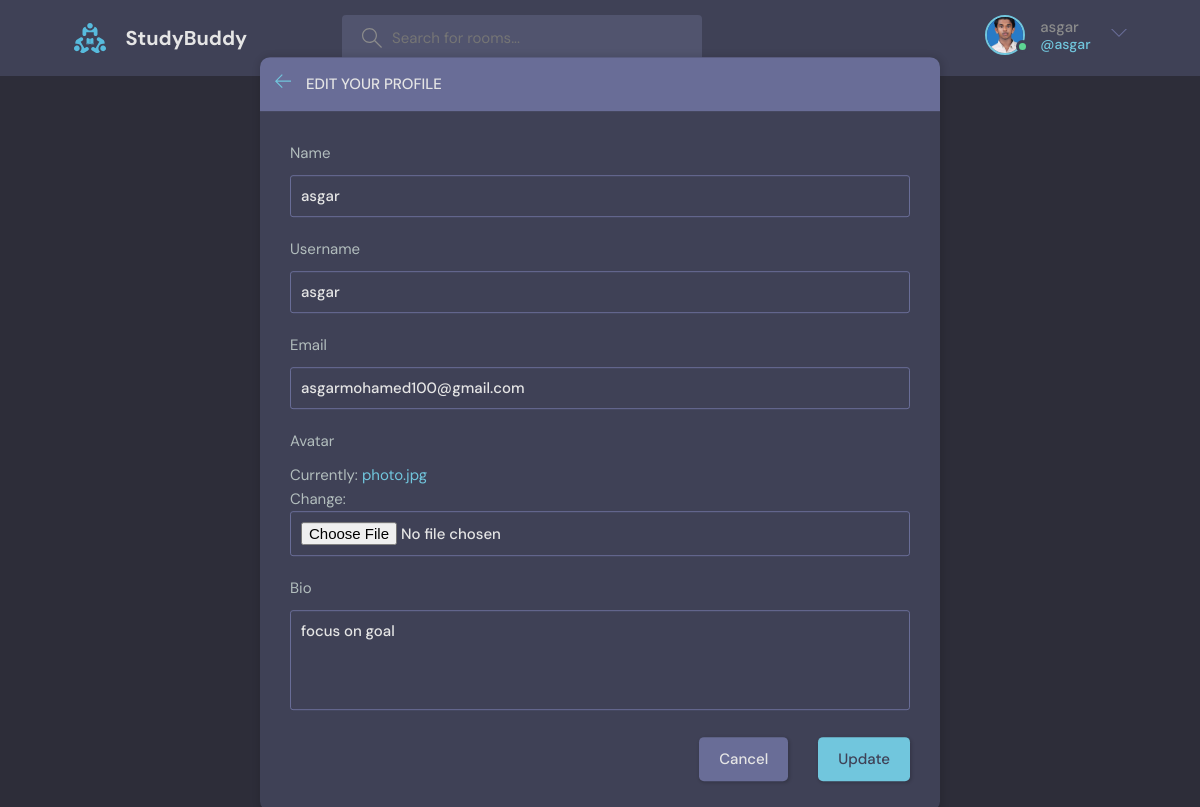
Before: /update-user/ (signed in) with the older database file.
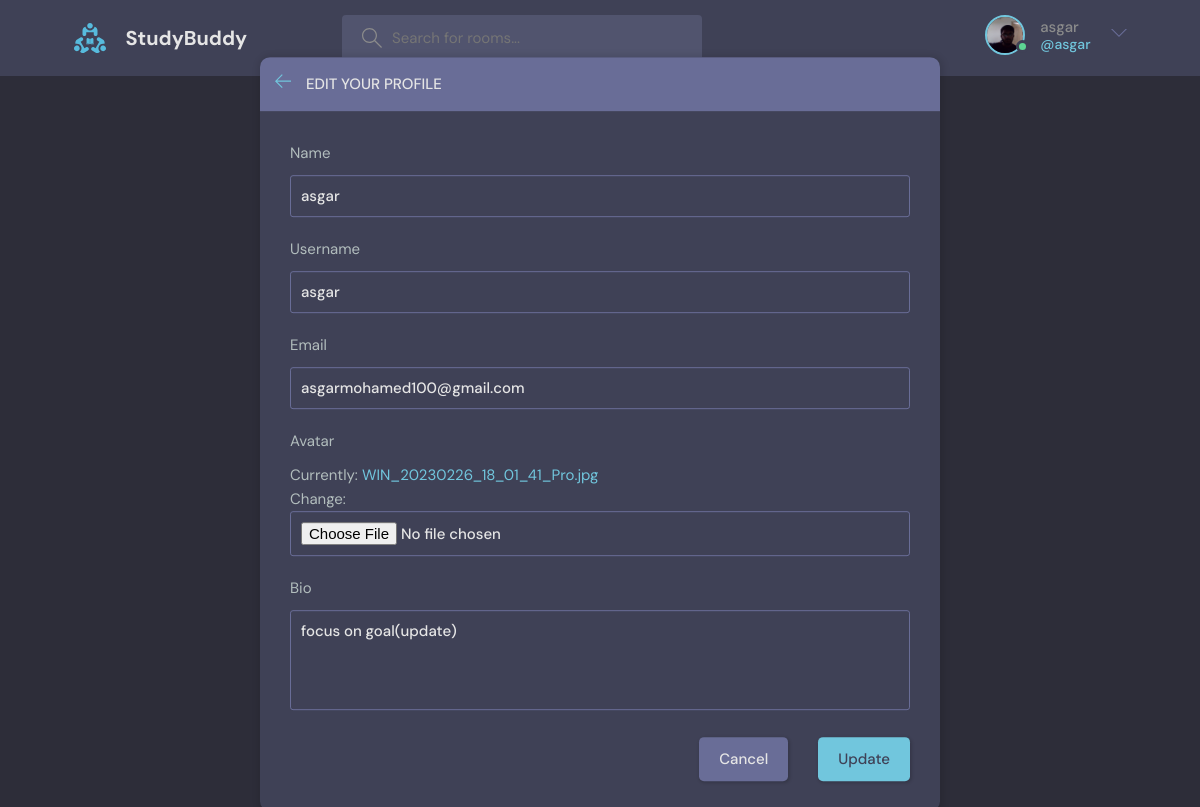
After: the same page with the newer database file.
### base/models.py (models this page shows)
class User(AbstractUser):
    name = models.CharField(max_length=200,null=True)
    email = models.EmailField(unique=True,null=True)
    bio = models.TextField(null=True)
    avatar=models.ImageField(null=True,default="avatar.svg")
    USERNAME_FIELD = 'email'
    REQUIRED_FIELDS = []

### base/views.py (the view)
# urls.py: path('update-user/',views.updateUser,name="update-user"),
@login_required(login_url='login')
def updateUser(request):
    user = request.user
    form = UserForm(instance=user)
    if request.method == 'POST':
        form = UserForm(request.POST, request.FILES, instance=user)
        if form.is_valid():
            form.save()
            return redirect('user-profile',pk=user.id)
    return render(request, 'base/update-user.html',{'form':form})

### base/forms.py
class UserForm(ModelForm):
    class Meta:
        model = User
        fields = ['name','username','email','avatar','bio']

### base/templates/base/update-user.html (shortened to what this page needs)
{%extends 'main.html'%}
{% block content%}
    <main class="update-account layout">
        <div class="container">
            <div class="layout__box">
                <div class="layout__boxHeader">
                    <div class="layout__boxTitle">
                        <a href="{%url 'home' %}">
                            <svg version="1.1" xmlns="http://www.w3.org/2000/svg" width="32" height="32"
                                viewBox="0 0 32 32">
                                <title>arrow-left</title>
                                <path
                                    d="M13.723 2.286l-13.723 13.714 13.719 13.714 1.616-1.611-10.96-10.96h27.625v-2.286h-27.625l10.965-10.965-1.616-1.607z">
                                </path>
                            </svg>
                        </a>
                        <h3>Edit your profile</h3>
                    </div>
                </div>
                <div class="layout__body">
                    <form class="form" action="" method="POST" enctype="multipart/form-data">
                      {%for field in form%}
                      <div class="form__group">
                            <label for="profile_pic">{{field.label}}</label>
                            {{field}}
                      </div>
                      {%endfor%}
                        <div class="form__action">
                            <a class="btn btn--dark" href="{% url 'home'%}">Cancel</a>
                            <button class="btn btn--main" type="submit">Update</button>
                        </div>
                    </form>
                </div>
            </div>
        </div>
    </main>
    {%endblock%}

### templates/navigation.html (shortened to what this page needs)
{%load static%}
<header class="header header--loggedIn">
    <div class="container">
      <a href="{% url 'home' %}" class="header__logo">
        <img src="{% static 'images/logo.svg' %}" />
        <h1>StudyBuddy</h1>
      </a>
      <form class="header__search" method="GET" action="{% url 'home' %}">
        <label>
          <input name="q" placeholder="Search for rooms..." />
        </label>
      </form>
      <nav class="header__menu">
        {% if request.user.is_authenticated %}
        <div class="header__user">
          <a href="{%url 'update-user' %}">
            <div class="avatar avatar--medium active">
              <img src="{{request.user.avatar.url}}" />
            </div>
            <p>{{request.user.username}} <span>@{{request.user.username}}</span></p>
          </a>
          <button class="dropdown-button">
            <svg version="1.1" xmlns="http://www.w3.org/2000/svg" width="32" height="32" viewBox="0 0 32 32">
              <title>chevron-down</title>
              <path d="M16 21l-13-13h-3l16 16 16-16h-3l-13 13z"></path>
            </svg>
          </button>
        </div>
        {%else%}
        <a href="{% url 'login' %}">
          <img src="{% static 'images/avatar.svg'%}" />
          <p>Login</p>
        </a>
        {% endif %}
      </nav>
    </div>
  </header>

Changed rows visible on the page:
changed User "asgar": user.avatar: a different picture; bio "focus on goal" → "focus on goal(update)"
Other visible differences:
text no longer shown: "Currently: photo.jpg Change:"
text now shown: "Currently: WIN_20230226_18_01_41_Pro.jpg Change:"
